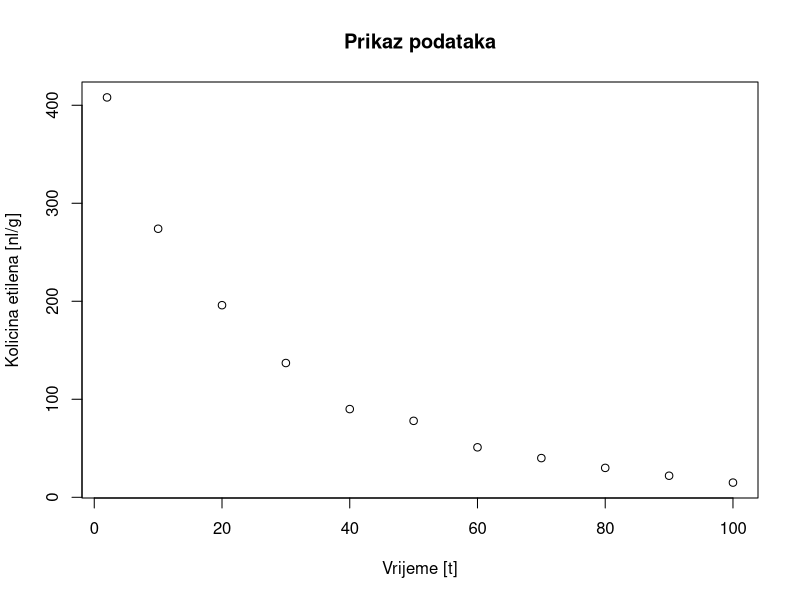
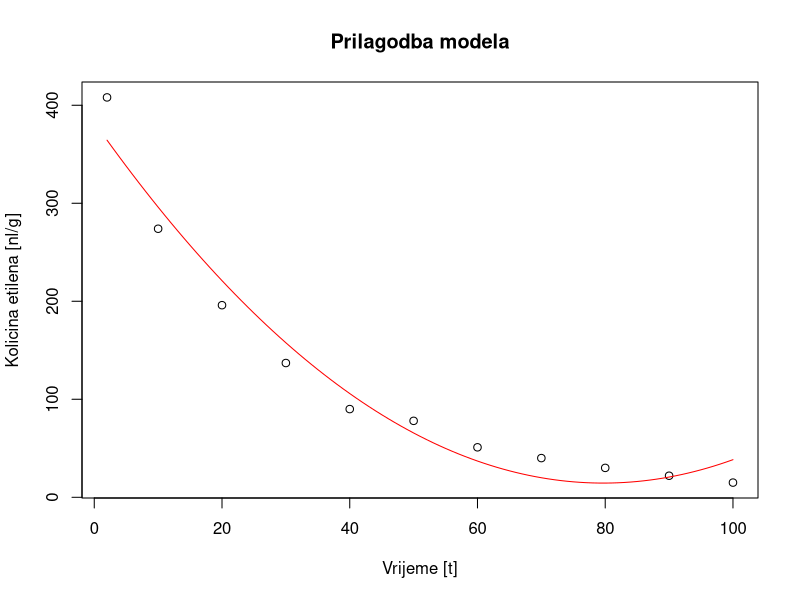
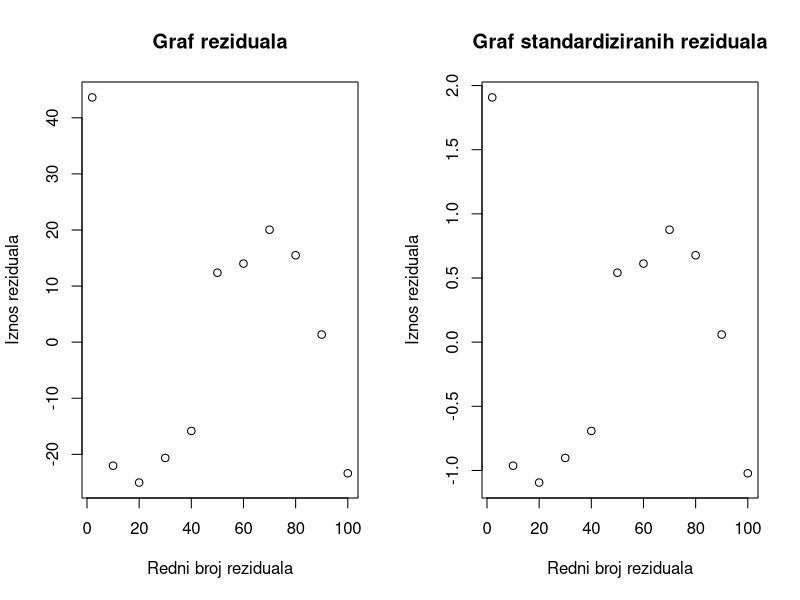
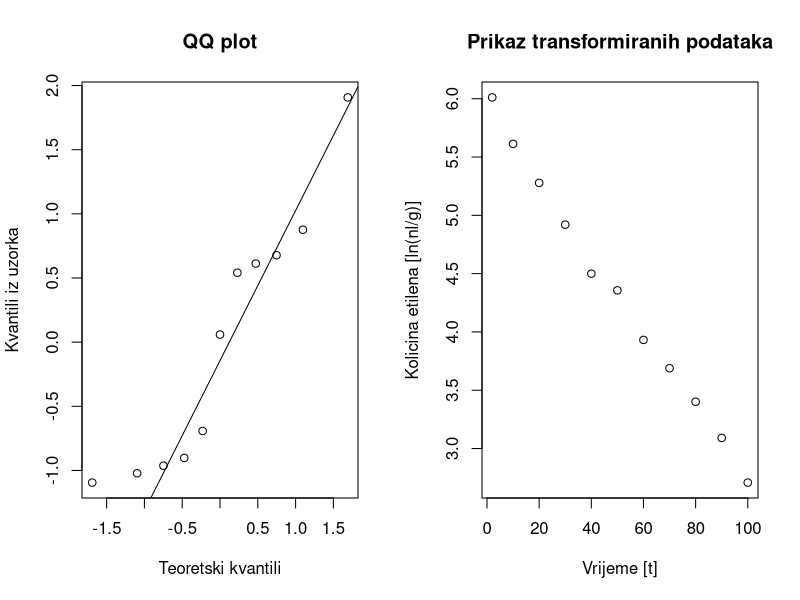
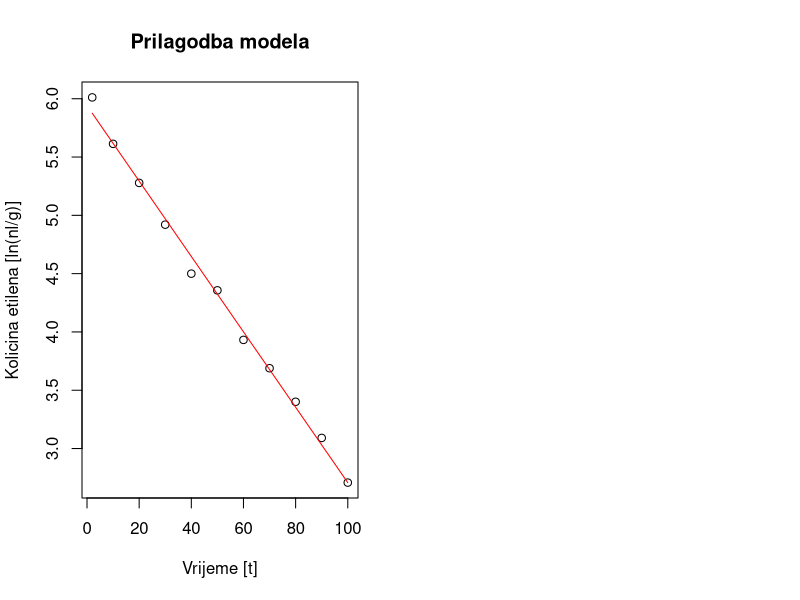
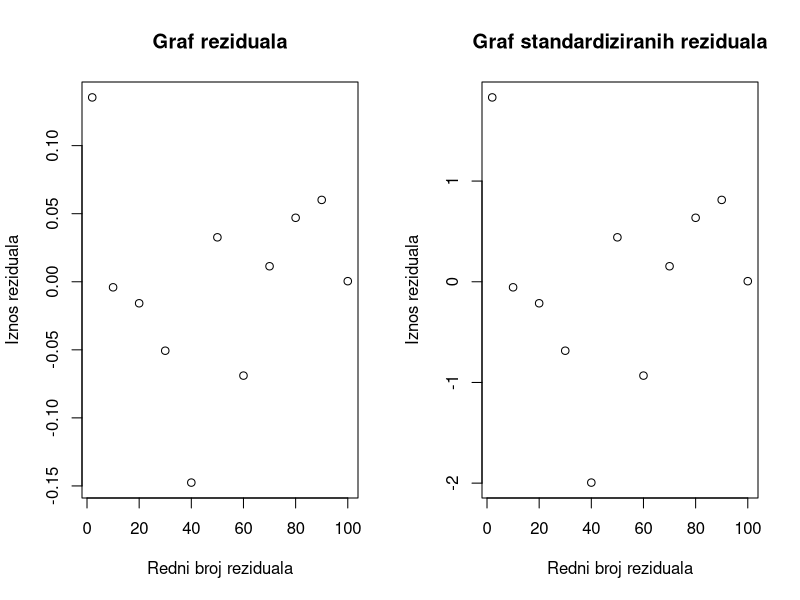
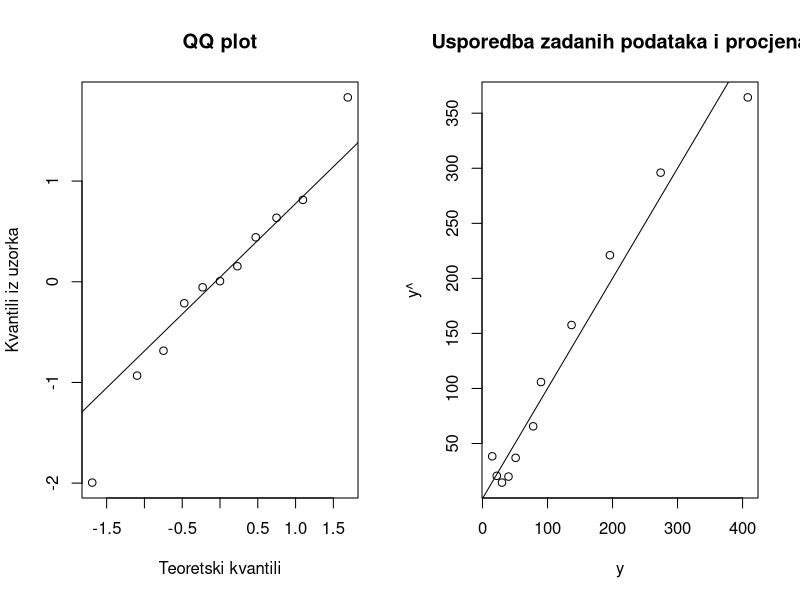
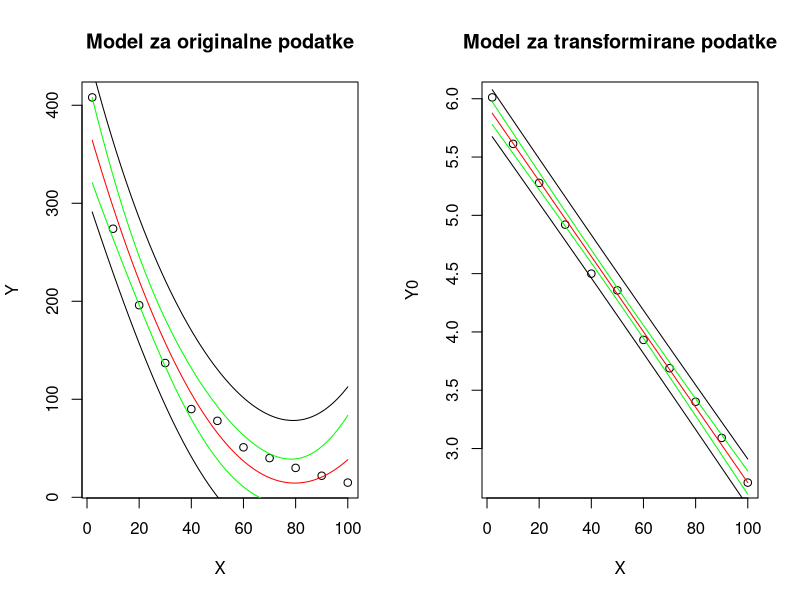

Write the R code that produced these figures, in order.
## ---- chunk 1
knitr::opts_chunk$set(echo = TRUE)
## ---- chunk 2
A.data <- read.table("zad51r.dat", header = TRUE, sep = " ")
A.data <- data.frame(A.data)

plot(A.data, xlab = "Vrijeme [t]", ylab = "Kolicina etilena [nl/g]", main="Prikaz podataka")
## ---- chunk 3
X <- A.data$x
Y <- A.data$y
X.squared <- X^2

model <- lm(Y ~ X +  X.squared)
## ---- chunk 4
predict.original <- function(x){
  beta0 <- model$coefficients["(Intercept)"]
  beta1 <- model$coefficients["X"]
  beta2 <- model$coefficients["X.squared"]
  return(beta0 + beta1 * x + beta2 * x^2)
}

plot(X, Y, xlab = "Vrijeme [t]", ylab = "Kolicina etilena [nl/g]",
     main="Prilagodba modela")
x.draw <- min(X):max(X)
y.draw <- predict.original(x.draw)
lines(x.draw, y.draw, col="red")
## ---- chunk 5
summary(model)
## ---- chunk 6
par(mfrow=c(1,2))
plot(X, model$residuals, xlab='Redni broj reziduala', ylab = 'Iznos reziduala',
     main = 'Graf reziduala')
residuals.standardized <- scale(model$residuals)
plot(X, residuals.standardized, xlab='Redni broj reziduala', ylab = 'Iznos reziduala',
     main = 'Graf standardiziranih reziduala')
## ---- chunk 7
qqnorm(residuals.standardized, xlab = 'Teoretski kvantili', ylab = 'Kvantili iz uzorka',
       main = 'QQ plot')
qqline(residuals.standardized)
## ---- chunk 8
ks.test(model$residuals, 'pnorm')
## ---- chunk 9
Y0 <- log(Y)
plot(X, Y0, xlab = "Vrijeme [t]", ylab = "Kolicina etilena [ln(nl/g)]", main="Prikaz transformiranih podataka")
## ---- chunk 10
model.ln <- lm(Y0 ~ X)

predict.ln <- function(x){
  beta0 <- model.ln$coefficients["(Intercept)"]
  beta1 <- model.ln$coefficients["X"]
  return(beta0 + beta1 * x)
}

plot(X, Y0, xlab = "Vrijeme [t]", ylab = "Kolicina etilena [ln(nl/g)]",
     main="Prilagodba modela")
y.ln.draw <- predict.ln(x.draw)
lines(x.draw, y.ln.draw, col="red")
## ---- chunk 11
summary(model.ln)
## ---- chunk 12
par(mfrow=c(1,2))
plot(X, model.ln$residuals, xlab='Redni broj reziduala', ylab = 'Iznos reziduala',
     main = 'Graf reziduala')
residuals.ln.standardized <- scale(model.ln$residuals)
plot(X, residuals.ln.standardized, xlab='Redni broj reziduala', ylab = 'Iznos reziduala',
     main = 'Graf standardiziranih reziduala')
## ---- chunk 13
qqnorm(residuals.ln.standardized, xlab = 'Teoretski kvantili', ylab = 'Kvantili iz uzorka',
       main = 'QQ plot')
qqline(residuals.ln.standardized)
## ---- chunk 14
ks.test(model.ln$residuals, 'pnorm')
## ---- chunk 15
Y.predicted <- predict.original(X)
plot(Y, Y.predicted, xlab="y", ylab="y^", main="Usporedba zadanih podataka i procjena")
abline(a=0, b=1)
## ---- chunk 16
X.new <- seq(min(X), max(X))
X.squared.new <- X.new^2

prediction <- predict.lm(model, newdata = data.frame(X=X.new, X.squared=X.squared.new),
                         interval = 'prediction', level=0.95)
confidence <- predict.lm(model, newdata = data.frame(X=X.new, X.squared=X.squared.new),
                         interval = 'confidence', level=0.95)
plot(X, Y, main='Model za originalne podatke')
lines(x.draw, y.draw, col="red")
lines(X.new, prediction[,2])
lines(X.new, prediction[,3])
lines(X.new, confidence[,2], col="green")
lines(X.new, confidence[,3], col="green")


prediction.ln <- predict.lm(model.ln, newdata = data.frame(X=X.new),
                            interval = 'prediction', level=0.95)
confidence.ln <- predict.lm(model.ln, newdata = data.frame(X=X.new),
                            interval = 'confidence', level=0.95)
plot(X, Y0, main='Model za transformirane podatke')
lines(x.draw, y.ln.draw, col="red")
lines(X.new, prediction.ln[,2])
lines(X.new, prediction.ln[,3])
lines(X.new, confidence.ln[,2], col="green")
lines(X.new, confidence.ln[,3], col="green")
